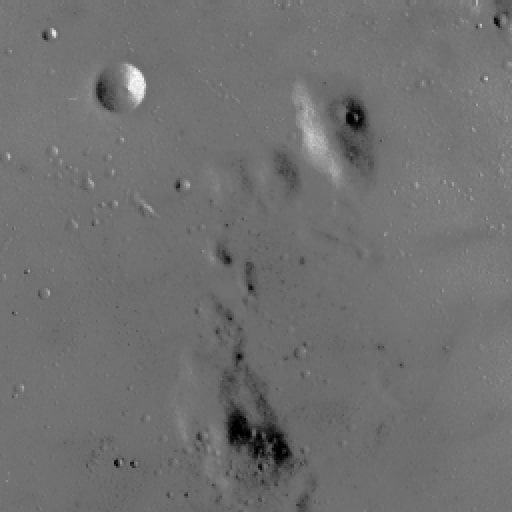
#> input picture HW1/Q3_image/image2.jpg, 512 x 512 px
$ jupyter execute Q3.ipynb
#> lines starting #> are read from the running program, lines starting #| are printed output that depends on the picture
# Question 3:

part 2:

[cell 1]
import cv2
import numpy as np
import matplotlib.pyplot as plt
import math

[cell 2]
#define image1 here
image1 = np.array([[150,151,153,155,156,155,154],
                   [150,151,153,155,156,155,154],
                   [150,151,153,155,156,155,154],
                   [150,151,153,155,156,155,154],
                   [150,151,153,155,156,155,154]])

# with cv2
image1 = np.array(image1, dtype=np.uint8)

[cell 3]
#code here
#first define a function for calculating histogram
def calc_hist(image):
    # calculate histogram with opencv
    hist = cv2.calcHist([image], [0], None, [256], [0, 256])
    return hist

[cell 4]
#dont change this cell
plt.imshow(image1,cmap='gray',vmin=0,vmax=255)
plt.figure()
plt.plot(calc_hist(image1))
plt.title('histogram')
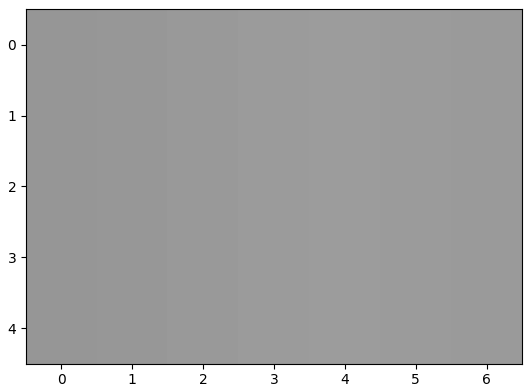
#> figure drawn by matplotlib, 1 panel
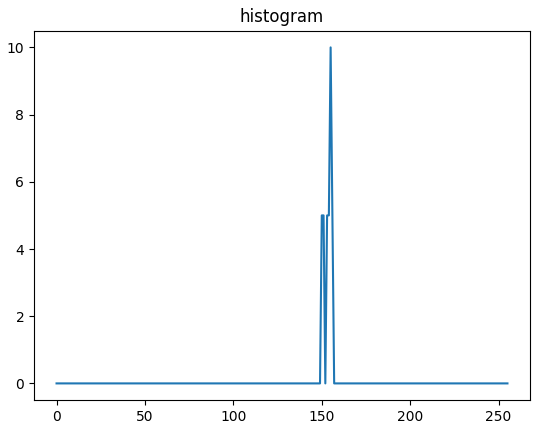
#> figure drawn by matplotlib, 1 panel; curve peaks at x = 155, y = 10

[cell 5]
# Define a function to perform histogram stretching on an input image
def stretch_hist(image):
  # Make a copy of the input image to avoid modifying it
  output_image = image.copy()

  # Calculate the histogram of the input image
  hist = calc_hist(image)

  # Set the minimum and maximum pixel values to 0 and 255, respectively
  MIN, MAX = 0, 255

  # Find the minimum and maximum intensity values that appear in the input image
  f_min = 0
  f_max = 255
  for i in range(256):
    if hist[i] != 0:
      f_min = i
      break
  for i in range(255, -1, -1):
    if hist[i] != 0:
      f_max = i
      break

  # Calculate the transfer function that maps the input image to the output image
  # without using a for loop
  transfer_func = np.zeros(256)
  for i in range(256):
      transfer_func[i] = (i-f_min)/(f_max-f_min)*(MAX-MIN)+MIN

  # Apply the transfer function to every pixel in the input image to produce
  # the output image
  for i in range(image.shape[0]):
    for j in range(image.shape[1]):
      output_image[i,j] = transfer_func[image[i,j]]

  # Return the stretched image
  return output_image

[cell 6]
#dont change this cell
plt.imshow(stretch_hist(image1),cmap='gray',vmin=0,vmax=255)
plt.figure()
plt.plot(calc_hist(stretch_hist(image1)))
plt.title('new histogram')
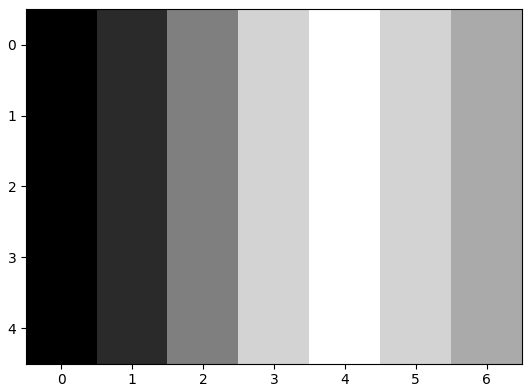
#> figure drawn by matplotlib, 1 panel
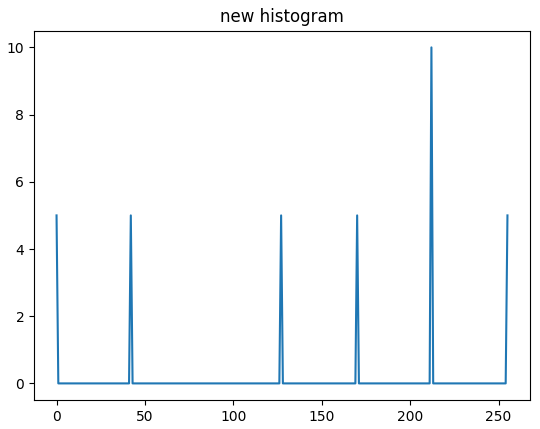
#> figure drawn by matplotlib, 1 panel; curve peaks at x = 212, y = 10

# part3

[cell 7]
# first read the image and show it.(image2)
image2 = cv2.imread('Q3_image/image2.jpg',0)
#> image2 is the input picture: shape (512, 512); min 0, max 255, mean 112.2
plt.imshow(image2,cmap='gray',vmin=0,vmax=255)
# show histogram of image2
plt.figure()
hist = calc_hist(image2)
#> hist = 256 values, max 20906 at index 114, min 0 at index 250, mean 1024
plt.plot(hist)
plt.title('histogram')
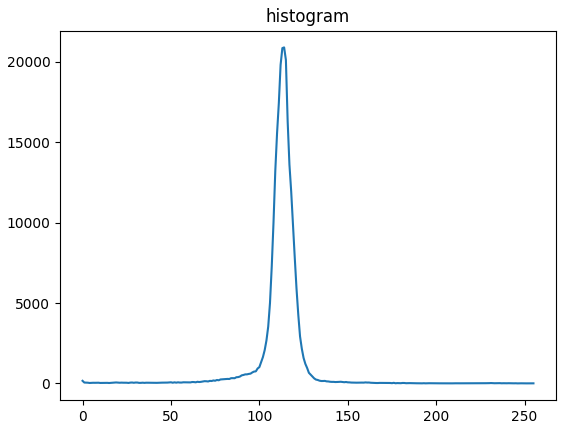
#> figure drawn by matplotlib, 1 panel; curve peaks at x = 114, y = 20906

[cell 8]
# Define a function to perform modified histogram stretching on an input image
def modified_stretch_hist(image):
  # Make a copy of the input image to avoid modifying it
  output_image = image.copy()

  # Calculate the histogram of the input image
  hist = calc_hist(image)

  # Calculate the cumulative distribution function (cdf) of the input image
  cdf = np.zeros(256)
  cdf[0] = hist[0]
  for i in range(1, 256):
    cdf[i] = cdf[i-1] + hist[i]
#> after the loop, cdf = 256 values from 160 to 262144
  cdf = cdf/cdf[-1]
#> cdf = 256 values from 0.00061 to 1

  # Apply the modified transfer function to every pixel in the input image to produce
  # the output image
  for i in range(image.shape[0]):
    for j in range(image.shape[1]):
      output_image[i,j] = cdf[image[i,j]]*255
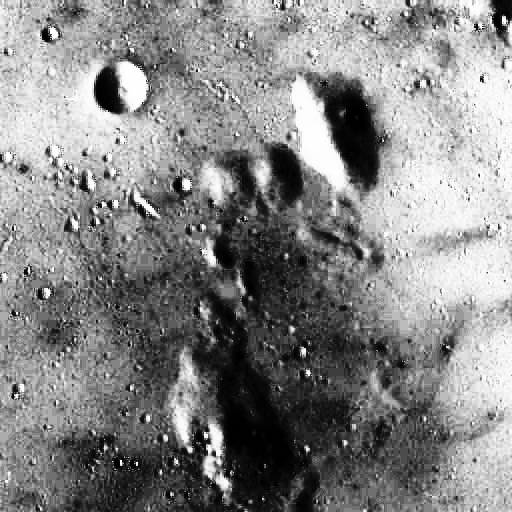
#> output_image: shape (512, 512); min 0, max 255, mean 133.3

  # Return the stretched image
  return output_image

[cell 9]
#try your new function and show the result
clip_hist_image = modified_stretch_hist(image2)
plt.imshow(clip_hist_image,cmap='gray',vmin=0,vmax=255)
plt.figure()
plt.plot(calc_hist(clip_hist_image))
plt.title('histogram')
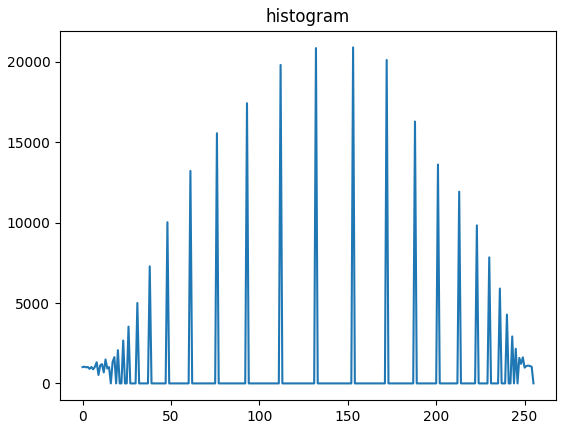
#> figure drawn by matplotlib, 1 panel; curve peaks at x = 153, y = 20906
